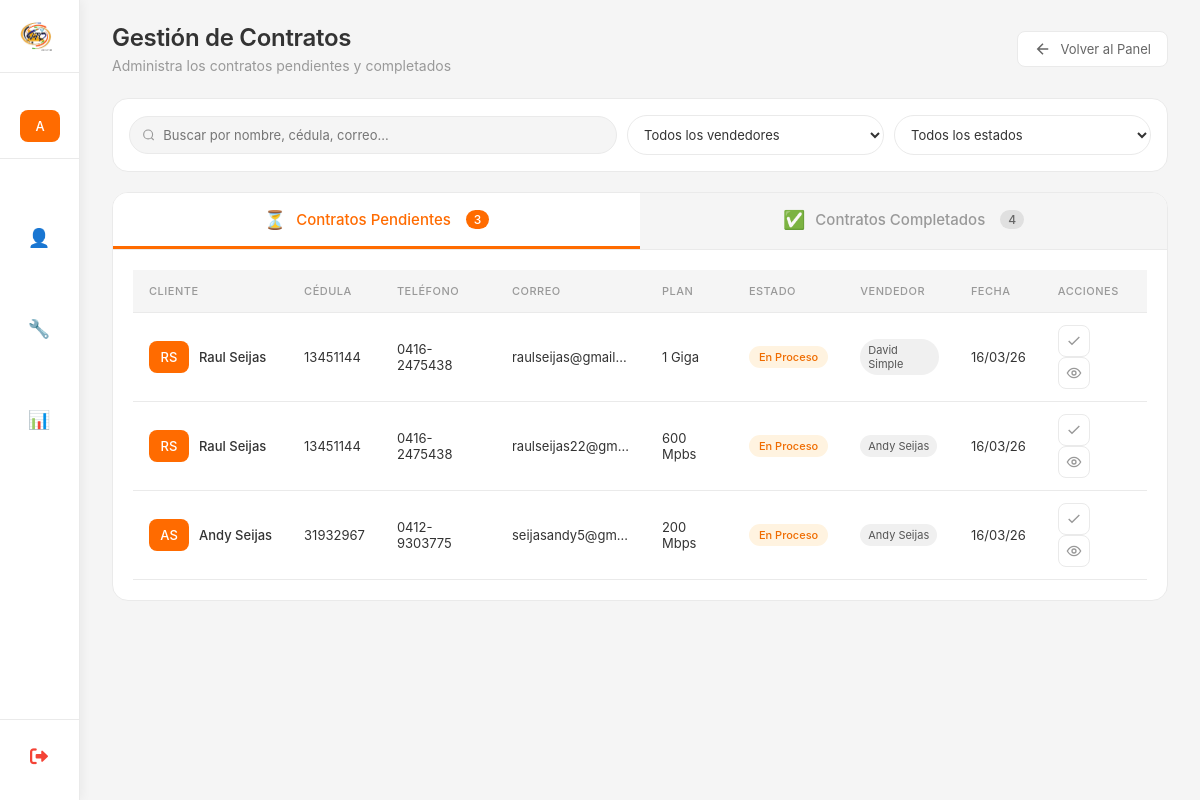
Before: /administrador/contratos/ (signed in) with the older database file.
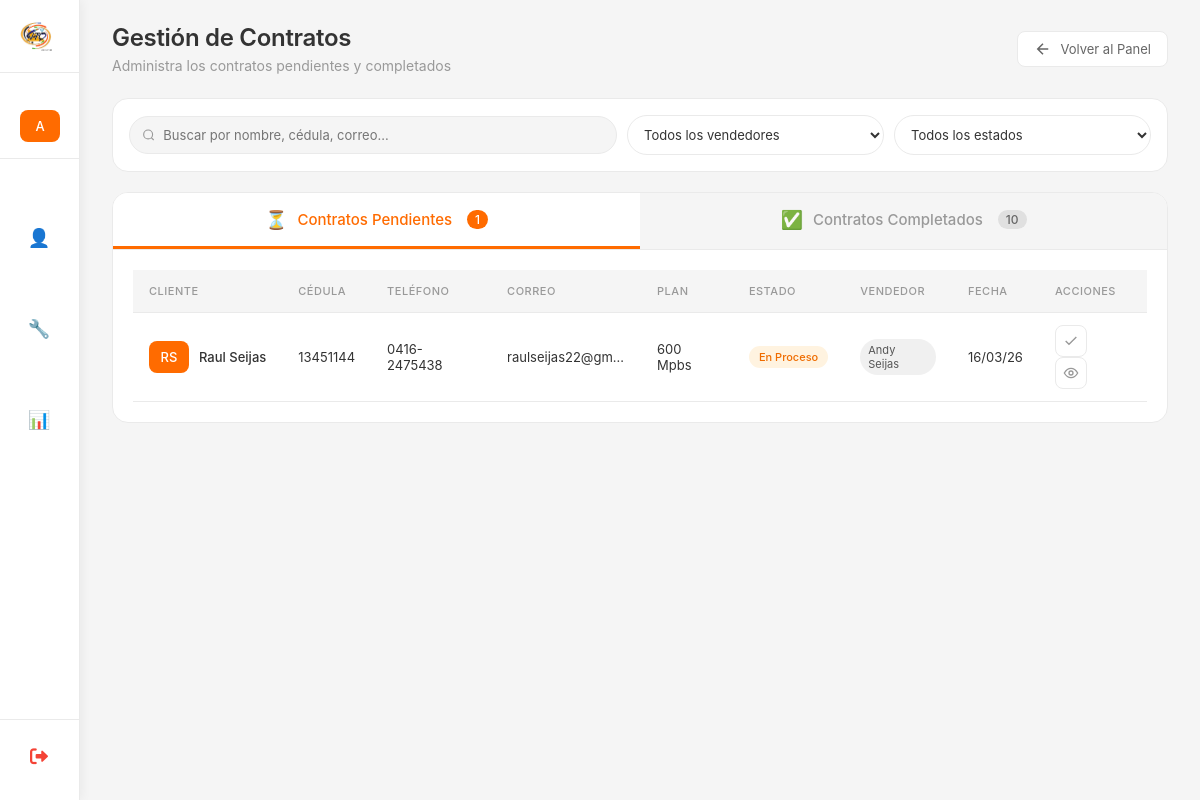
After: the same page with the newer database file.
### myapp/models.py (models this page shows, shortened)
class ContratoCliente(models.Model):
    class SimplePlusChoices(models.TextChoices):
        SI = 'SI', 'Sí'
        NO = 'NO', 'No'
    class EstadoContrato(models.TextChoices):
        EN_PROCESO = 'EN_PROCESO', 'En Proceso'
        COMPLETADO = 'COMPLETADO', 'Completado'
        NO_COMPLETADO = 'NO_COMPLETADO', 'No Completado'
    cliente_potencial = models.ForeignKey('ClientePotencial',on_delete=models.CASCADE,related_name='contratos',verbose_name="Cliente Potencial")
    otro_telefono = models.CharField(max_length=20,verbose_name="Otro Teléfono",blank=True,null=True,help_text="Teléfono adicional de contacto")
    correo_electronico = models.EmailField(verbose_name="Correo Electrónico",max_length=254,unique=True)
    direccion_detallada = models.TextField(max_length=500,verbose_name="Dirección Detallada",help_text="Calle, avenida, urbanización, casa/edificio, piso, apartamento")
    fecha_nacimiento = models.DateField(verbose_name="Fecha de Nacimiento")
    plan_contratado = models.ForeignKey(Plan,on_delete=models.PROTECT,related_name='contratos',verbose_name="Plan a Contratar")
    simple_plus = models.CharField(max_length=2,choices=SimplePlusChoices.choices,default=SimplePlusChoices.NO,verbose_name="Simple Plus",help_text="¿El cliente tiene Simple Plus?")
    modalidad_equipo = models.ForeignKey(ModalidadEquipo,on_delete=models.PROTECT,related_name='contratos',verbose_name="Modalidad del Equipo")
    punto_referencia = models.CharField(max_length=255,verbose_name="Punto de Referencia",help_text="Referencia para encontrar la ubicación")
    tipo_vivienda = models.ForeignKey(TipoVivienda,on_delete=models.PROTECT,related_name='contratos',verbose_name="Tipo de Vivienda")
    numero_casa = models.CharField(max_length=50,verbose_name="Número de Casa/Edificio",help_text="Número de la casa, edificio, apartamento")
    numero_pago_movil = models.CharField(blank=True, null=True,max_length=20,verbose_name="Número de Pago Móvil",help_text="Número de teléfono donde se realizó el pago")
    foto_pago = models.ImageField(blank=True, null=True,upload_to='pagos/',verbose_name="Foto del Pago",help_text="Captura de pantalla o foto del comprobante de pago")
    red = models.ForeignKey(Red,on_delete=models.PROTECT,related_name='contratos',verbose_name="Red")
    ods = models.CharField(max_length=50,verbose_name="ODS",blank=True,null=True,help_text="Orden de Servicio (solo administrador)")
    customer_id = models.CharField(max_length=50,verbose_name="Customer ID",blank=True,null=True,help_text="ID del cliente en el sistema (solo administrador)")
    atr = models.CharField(default="*VTC Conexiones",max_length=50,verbose_name="ATR",blank=True,null=True,help_text="ATR")
    estado = models.CharField(max_length=15,choices=EstadoContrato.choices,default=EstadoContrato.EN_PROCESO,verbose_name="Estado del Contrato")
    creado_por = models.ForeignKey(User,on_delete=models.SET_NULL,null=True,blank=True,related_name='contratos_creados',verbose_name="Creado por")
    fecha_creacion = models.DateTimeField(auto_now_add=True,verbose_name="Fecha de creación")
    fecha_actualizacion = models.DateTimeField(auto_now=True,verbose_name="Última actualización")
    class Meta:
        verbose_name = "Contrato de Cliente"
        verbose_name_plural = "Contratos de Clientes"
        ordering = ['-fecha_creacion']
        indexes = [
            models.Index(fields=['estado']),
            models.Index(fields=['fecha_creacion']),
            models.Index(fields=['correo_electronico']),
        ]

class ClientePotencial(models.Model):
    class InteresadoChoices(models.TextChoices):
        SI = 'SI', 'Sí'
        TAL_VEZ = 'TAL_VEZ', 'Tal vez'
        NO = 'NO', 'No'
    cedula = models.CharField(max_length=15,verbose_name="Cédula de Identidad",unique=True,  help_text="Ej: V-12345678, E-87654321",db_index=True)
    nombre = models.CharField(max_length=100,verbose_name="Nombre")
    apellido = models.CharField(max_length=100,verbose_name="Apellido")
    direccion = models.TextField(max_length=255,verbose_name="Dirección",blank=True,null=True)
    telefono = models.CharField(max_length=20, verbose_name="Teléfono",help_text="Ej: +58 412-1234567")
    posee_internet = models.BooleanField(default=False,verbose_name="¿Posee internet?", help_text="Marcar si ya tiene servicio de internet")
    interesado = models.CharField(max_length=10,choices=InteresadoChoices.choices,default=InteresadoChoices.TAL_VEZ,verbose_name="Nivel de interés")
    observacion = models.TextField(max_length=500,verbose_name="Observaciones",blank=True,null=True,help_text="Notas adicionales sobre el cliente")
    fecha_registro = models.DateField( default=datetime.date.today, verbose_name="Fecha de registro",help_text="Fecha en que se registró el cliente")
    creado_por = models.ForeignKey(User,on_delete=models.SET_NULL,  null=True,blank=True,related_name='clientes_potenciales_creados', verbose_name="Creado por",help_text="Usuario que registró este cliente")
    fecha_creacion = models.DateTimeField(auto_now_add=True,verbose_name="Fecha de creación en sistema")
    fecha_actualizacion = models.DateTimeField(auto_now=True,verbose_name="Última actualización")
    class Meta:
        verbose_name = "Cliente Potencial"
        verbose_name_plural = "Clientes Potenciales"
        ordering = ['-fecha_creacion']  # Ordenar por más recientes primero

class Plan(models.Model):
    nombre = models.CharField(max_length=100,unique=True,verbose_name="Nombre del Plan")
    activo = models.BooleanField(default=True,verbose_name="Activo")
    fecha_creacion = models.DateTimeField(
        auto_now_add=True,
        verbose_name="Fecha de creación"
    )
    class Meta:
        verbose_name = "Plan"
        verbose_name_plural = "Planes"
        ordering = ['nombre']

### myapp/views_admin.py (the view, shortened to what this page needs)
# urls.py: path('administrador/contratos/', gestionar_contratos, name='gestionar_contratos'),
@login_required
def gestionar_contratos(request):
    if not (request.user.is_superuser or request.user.groups.filter(name='Administrador').exists()):
        messages.error(request, '⛔ Acceso denegado. Solo administradores.')
        return redirect('dashboard')
    busqueda = request.GET.get('busqueda', '')
    vendedor_id = request.GET.get('vendedor', '')
    estado = request.GET.get('estado', '')
    contratos_pendientes = ContratoCliente.objects.filter(
        Q(customer_id__isnull=True) | Q(customer_id='') |
        Q(ods__isnull=True) | Q(ods='')
    ).select_related('cliente_potencial', 'creado_por', 'plan_contratado')
    contratos_completados = ContratoCliente.objects.exclude(
        Q(customer_id__isnull=True) | Q(customer_id='') |
        Q(ods__isnull=True) | Q(ods='')
    ).select_related('cliente_potencial', 'creado_por', 'plan_contratado')
    if vendedor_id:
        contratos_pendientes = contratos_pendientes.filter(creado_por_id=vendedor_id)
        contratos_completados = contratos_completados.filter(creado_por_id=vendedor_id)
    if estado:
        contratos_pendientes = contratos_pendientes.filter(estado=estado)
        contratos_completados = contratos_completados.filter(estado=estado)
    contratos_pendientes = contratos_pendientes.order_by('-fecha_creacion')
    contratos_completados = contratos_completados.order_by('-fecha_creacion')
    from django.contrib.auth.models import User
    vendedores = User.objects.filter(is_active=True, groups__name='Vendedor').order_by('username')
    context = {
        'contratos_pendientes': contratos_pendientes,
        'contratos_pendientes_count': contratos_pendientes.count(),
        'contratos_completados': contratos_completados,
        'contratos_completados_count': contratos_completados.count(),
        'vendedores': vendedores,
        'busqueda': busqueda,
        'filtro_vendedor': vendedor_id,
        'filtro_estado': estado,
    }
    return render(request, 'Admin/gestionar_contratos.html', context)

### myapp/templates/Admin/gestionar_contratos.html (shortened to what the changed rows need)
{% extends 'Inicio_De_Sesion/base.html' %}
{% load static %}
{% block page_title %}Gestión de Contratos{% endblock %}
{% block content %}
<div class="tabs-container">
    <div class="tabs-header">
        <button class="tab-btn active" onclick="cambiarTab('pendientes')" id="tab-pendientes-btn">
            <span class="tab-icon">⏳</span>
            Contratos Pendientes
            <span class="tab-count">{{ contratos_pendientes_count }}</span>
        </button>
        <button class="tab-btn" onclick="cambiarTab('completados')" id="tab-completados-btn">
            <span class="tab-icon">✅</span>
            Contratos Completados
            <span class="tab-count">{{ contratos_completados_count }}</span>
        </button>
    </div>
    <div id="tab-pendientes" class="tab-content active">
        <div class="table-container">
            <table class="table">
                <thead>
                    <tr>
                        <th>Cliente</th>
                        <th>Cédula</th>
                        <th>Teléfono</th>
                        <th>Correo</th>
                        <th>Plan</th>
                        <th>Estado</th>
                        <th>Vendedor</th>
                        <th>Fecha</th>
                        <th>Acciones</th>
                    </tr>
                </thead>
                <tbody>
                    {% for contrato in contratos_pendientes %}
                    <tr>
                        <td>
                            <div class="user-cell">
                                <span class="user-avatar">{{ contrato.cliente_potencial.nombre|first|upper }}{{ contrato.cliente_potencial.apellido|first|upper }}</span>
                                <div>
                                    <div class="user-name">{{ contrato.cliente_potencial.nombre }} {{ contrato.cliente_potencial.apellido }}</div>
                                </div>
                            </div>
                        </td>
                        <td>{{ contrato.cliente_potencial.cedula }}</td>
                        <td>{{ contrato.cliente_potencial.telefono }}</td>
                        <td class="email-cell">{{ contrato.correo_electronico|truncatechars:20 }}</td>
                        <td>{{ contrato.plan_contratado.nombre|truncatechars:15 }}</td>
                        <td>
                            {% if contrato.estado == 'EN_PROCESO' %}
                            <span class="badge proceso">En Proceso</span>
                            {% elif contrato.estado == 'COMPLETADO' %}
                            <span class="badge completado">Completado</span>
                            {% elif contrato.estado == 'NO_COMPLETADO' %}
                            <span class="badge no-completado">No Completado</span>
                            {% endif %}
                        </td>
                        <td>
                            <span class="vendedor-badge">{{ contrato.creado_por.get_full_name|default:contrato.creado_por.username }}</span>
                        </td>
                        <td>{{ contrato.fecha_creacion|date:"d/m/y" }}</td>
                        <td>
                            <button class="action-btn" onclick="abrirModalCompletar({{ contrato.id }})" title="Completar contrato">
                                <svg width="16" height="16" viewBox="0 0 24 24" fill="none" stroke="currentColor" stroke-width="2">
                                    <path d="M20 6L9 17l-5-5"/>
                                </svg>
                            </button>
                            <button class="action-btn" onclick="verContrato({{ contrato.id }})" title="Ver detalles">
                                <svg width="16" height="16" viewBox="0 0 24 24" fill="none" stroke="currentColor" stroke-width="2">
                                    <circle cx="12" cy="12" r="3"/>
                                    <path d="M22 12c-2.667 4.667-6 7-10 7s-7.333-2.333-10-7c2.667-4.667 6-7 10-7s7.333 2.333 10 7z"/>
                                </svg>
                            </button>
                        </td>
                    </tr>
                    {% empty %}
                    <tr>
                        <td colspan="9" class="empty">No hay contratos pendientes</td>
                    </tr>
                    {% endfor %}
                </tbody>
            </table>
        </div>
    </div>
</div>
{% endblock %}

Changed rows visible on the page:
no longer on this page (row edited): ContratoCliente: cliente_potencial.nombre|first "R", cliente_potencial.apellido|first "S", cliente_potencial.nombre "Raul", cliente_potencial.apellido "Seijas", cliente_potencial.cedula "13451144", cliente_potencial.telefono "0416-2475438", correo_electronico "raulseijas@gmail…", plan_contratado.nombre "1 Giga", estado "En Proceso", creado_por.get_full_name "David Simple", fecha_creacion "16/03/26"
no longer on this page (row edited): ContratoCliente: cliente_potencial.nombre|first "A", cliente_potencial.apellido|first "S", cliente_potencial.nombre "Andy", cliente_potencial.apellido "Seijas", cliente_potencial.cedula "31932967", cliente_potencial.telefono "0412-9303775", correo_electronico "seijasandy5@gm…", plan_contratado.nombre "200 Mbps", estado "En Proceso", creado_por.get_full_name "Andy Seijas", fecha_creacion "16/03/26"
Other visible differences:
{{ contratos_pendientes_count }}: "3" → "1"
{{ contratos_completados_count }}: "4" → "10"
